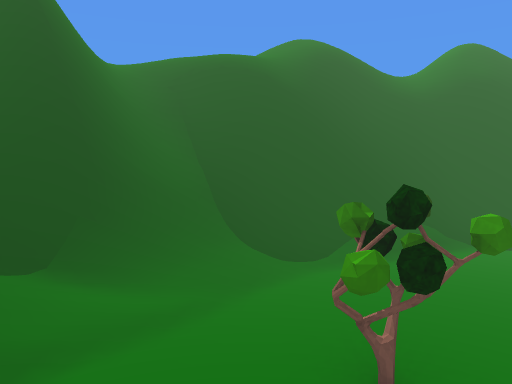
[1] (above)

16 first-person views from a walk through a 3-D level made in the Unity game engine. The camera is 1.5 m above the floor, tilts 6° down and sees 70° across. The floor is counted in squares, 1 m on a side. Each view is taken from the middle of a square. On the plan, view 1 faces up. The plan holds only what a view shows up to about 16 squares ahead; the rest is blank. The place goes on beyond the plan. The player is left out. Some surface patterns are stand-ins.

[2]
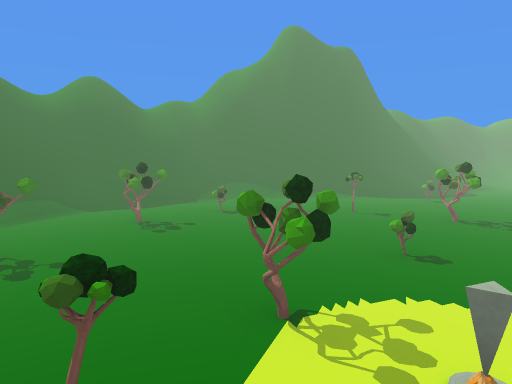

[3]
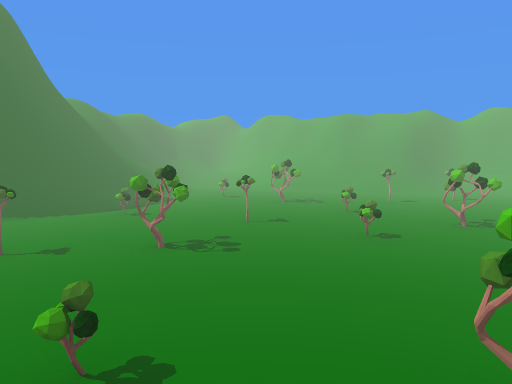

[4]
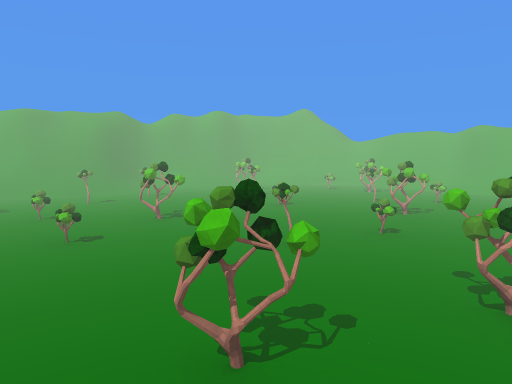

[5]
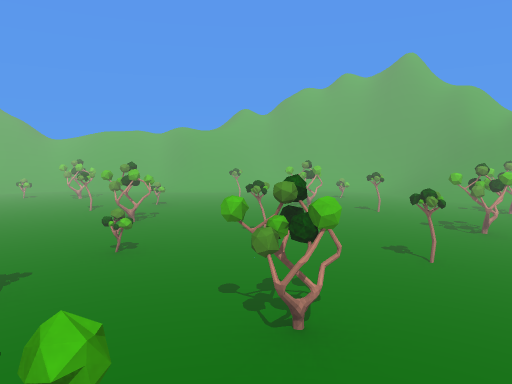

[6]
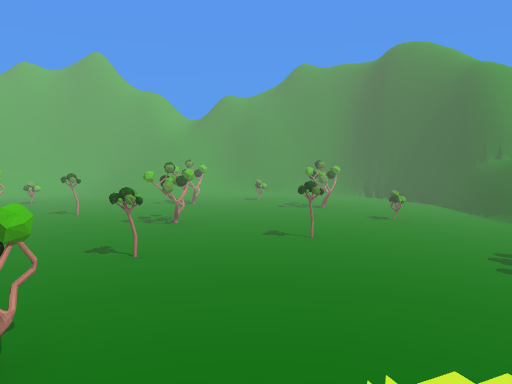

[7]
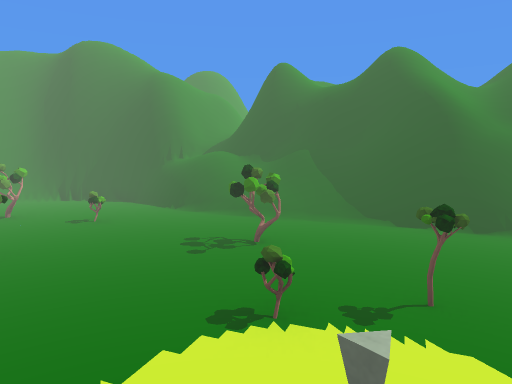

[8]
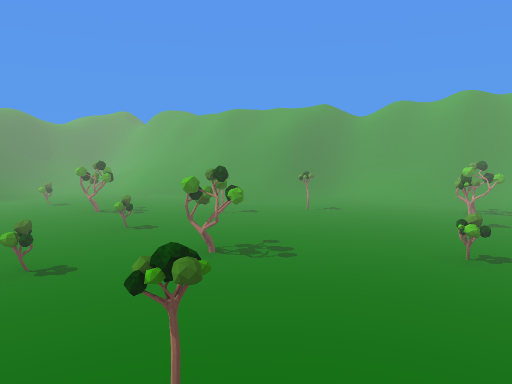

[9]
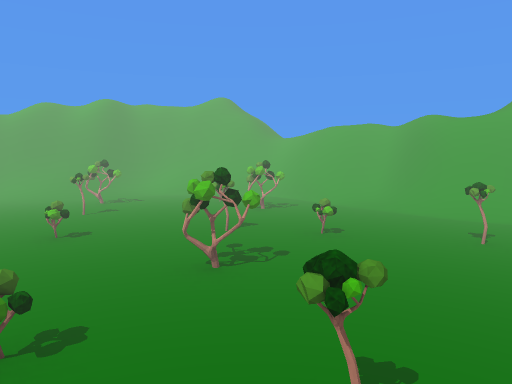

[10]
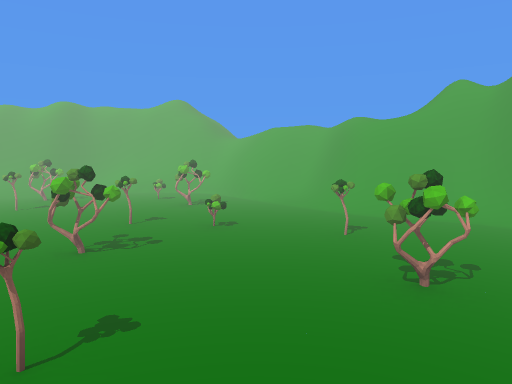

[11]
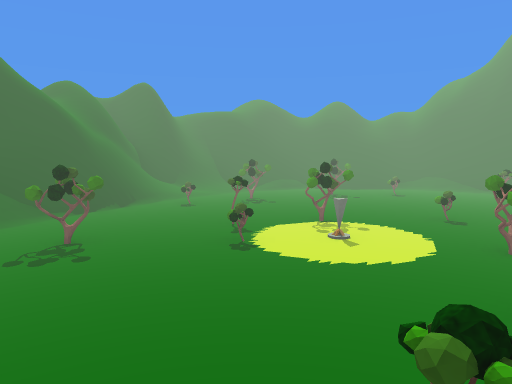

[12]
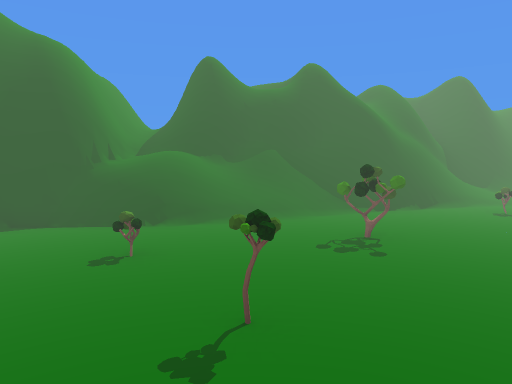

[13]
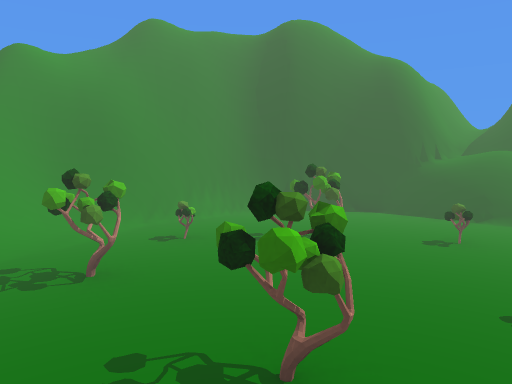

[14]
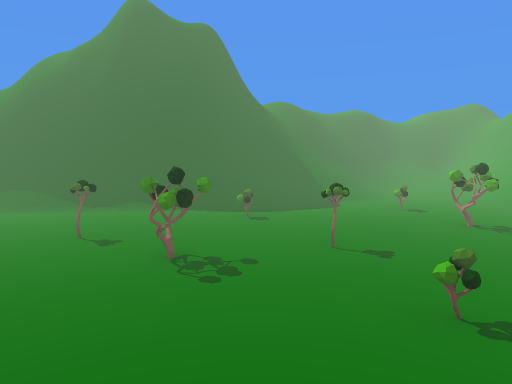

[15]
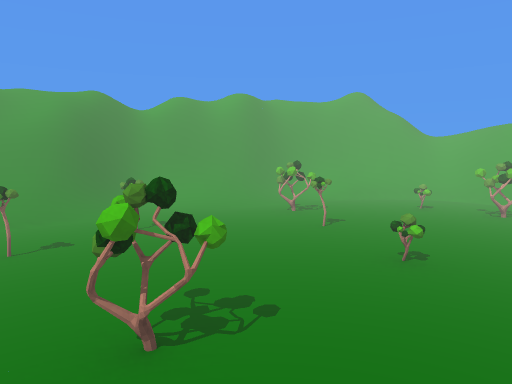

[16]
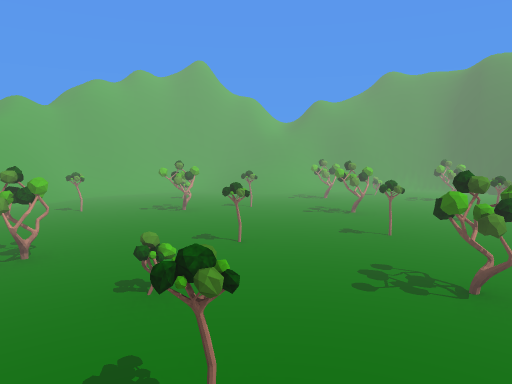

### Floor plan
Key: @ floor where view 1 was taken; # wall or solid block; . floor; / step, stairs or slope; = window, fence, low wall or low ledge; T tree; O other object.
Columns run from 8 left of view 1 to 23 right of it. Each row starts with its distance up from view 1.
  7       =########
  6       #=##=O=#####
  5      ##=///...../##
  4     ###//...T.....###
  3     ##//.T..T.O....##########
  2     #=/..T........../=##===###
  1     ##.O........OO...//=///==##
  0     ##..@...........O...//////##
 -1    ##............T..........//=#
 -2   ##=....OTT.....T......O...//##
 -3  ##=...............O.......//=##
 -4  ##=..T..OO..T........TT..///##
 -5  #=#.........T....O.......//=#
 -6 ##=......................//==#
 -7 #=.........TT..O..TT..O..//=##
 -8 #...O..O.......O..T....../=##
 -9 #.........O...O........O./##
-10 #..TT.......O............/##
-11 #......TT...O.....O....../#
-12 ##..O.........TT....OO..//#
-13  ##..TT..O......O.....T./=#
-14  ##/......TT....OO....TT/##
-15   ##//....T....O........=##
-16   ##=//../...O....T.O../##
-17    #=///./........T...#=##
-18    ###=//............=###
-19      ####==//===O=######
-20        #############

Positions as (right, up) in squares from view 1, and headings:
1: (0, 0), facing up
2: (0, -4), facing up-right
3: (3, -3), facing right
4: (3, -3), facing down-right
5: (4, -4), facing down
6: (4, -4), facing down-left
7: (4, -4), facing left
8: (5, -8), facing right
9: (3, -9), facing down-right
10: (1, -10), facing down-right
11: (1, -10), facing up
12: (1, -10), facing up-left
13: (2, -11), facing left
14: (6, -6), facing up-right
15: (8, -6), facing down-right
16: (8, -6), facing down-left
